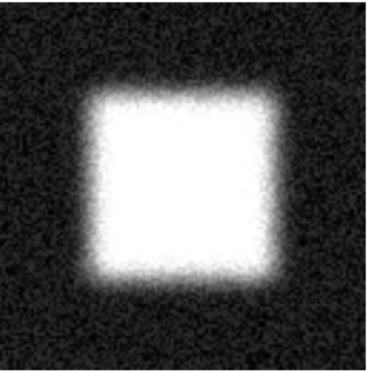
#> input picture LAB4/Test/1.png, 367 x 371 px
$ python LAB4_E2_p1.py
#> lines starting #> are read from the running program, lines starting #| are printed output that depends on the picture
import cv2
from skimage import feature
import matplotlib.pyplot as plt

def testCanny(im, sigma=1.0, low_threshold_ratio=0.1, high_threshold_ratio=0.2): #use_quantiles установлен в False T1-T2 0-255 True pers 0.1-1
    """
    Применяет детектор Канни к изображению.

    :param im: Изображение в оттенках серого.
    :param sigma: Стандартное отклонение для Гауссова размытия.
    :param low_threshold_ratio: Нижний порог для детектора Канни.
    :param high_threshold_ratio: Верхний порог для детектора Канни.
    :return: Изображение с результатами детектора Канни.
    """
    # Преобразование порогов в абсолютные значения
    low_threshold = low_threshold_ratio * 255
    high_threshold = high_threshold_ratio * 255

    # Применение детектора Канни
    edges = feature.canny(im, sigma=sigma, low_threshold=low_threshold, high_threshold=high_threshold, use_quantiles=False)

    return edges

# Чтение и преобразование изображения в оттенки серого
image = cv2.imread('./Test/1.png', cv2.IMREAD_GRAYSCALE)
#> image is the input picture: shape (371, 367); min 0, max 255, mean 85.7
if image is None:
    print("Ошибка: Не удалось загрузить изображение. Проверьте путь к файлу.")
    exit()

    # Изменение размера до 128x128
image_resized = cv2.resize(image, (128, 128))
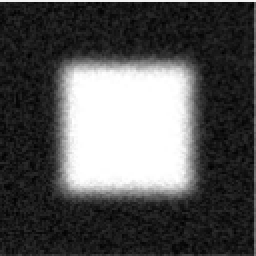
#> image_resized: shape (128, 128) (shown 2 times larger); min 0, max 255, mean 85.4

# Проверка количества каналов в изображении и преобразование в оттенки серого
if len(image_resized.shape) == 3:  # Проверка на наличие 3 каналов (BGR)
    image_gray = cv2.cvtColor(image_resized, cv2.COLOR_BGR2GRAY) / 255.0
else:
    image_gray = image_resized / 255.0

# Применение testCanny
edges = testCanny(image, sigma=3, low_threshold_ratio=0.01, high_threshold_ratio=0.02)
#> in testCanny, `edges = feature.canny(im, sigma=sigma, low_threshold=low_threshold, hi..`:
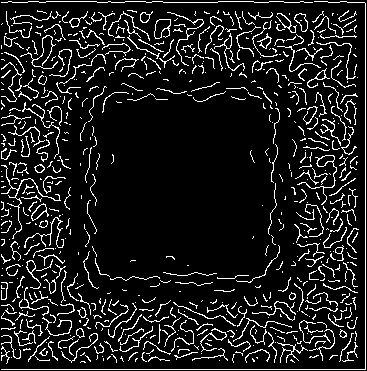
#> edges: shape (371, 367) bool; 10.9% white in thin lines or dots

# Отображение результатов
plt.figure(figsize=(10, 10))
plt.subplot(1, 2, 1)
plt.imshow(image, cmap='gray')
plt.title('Original Image')
plt.axis('off')

plt.subplot(1, 2, 2)
plt.imshow(edges, cmap='gray')
plt.title('Edges Detected')
plt.axis('off')

plt.show()
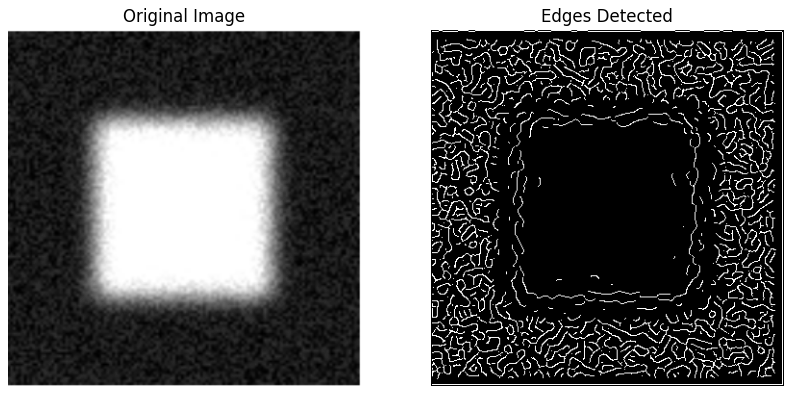
#> figure drawn by matplotlib, 2 panels
